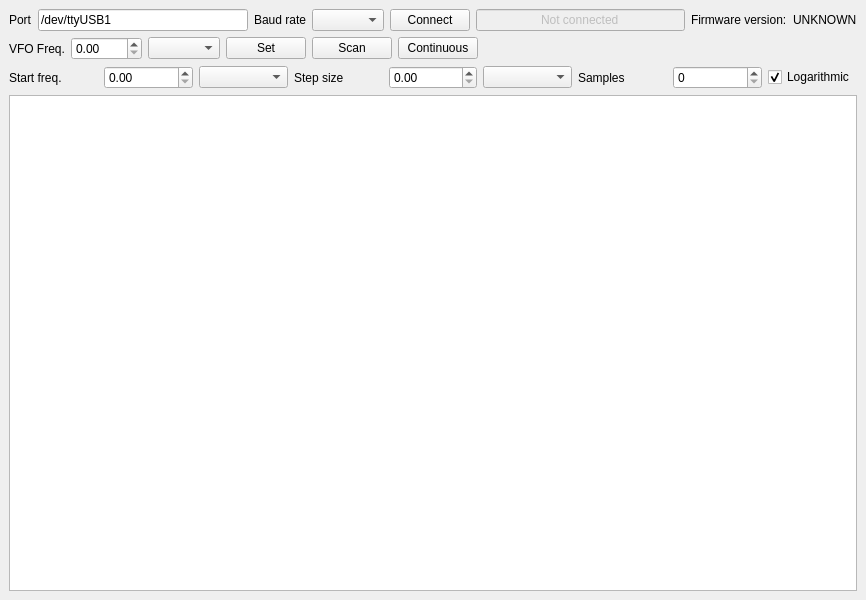
<?xml version="1.0" encoding="UTF-8"?>
<ui version="4.0">
 <class>MainWindow</class>
 <widget class="QMainWindow" name="MainWindow">
  <property name="geometry">
   <rect>
    <x>0</x>
    <y>0</y>
    <width>866</width>
    <height>600</height>
   </rect>
  </property>
  <property name="windowTitle">
   <string>D6 client</string>
  </property>
  <property name="autoFillBackground">
   <bool>false</bool>
  </property>
  <widget class="QWidget" name="centralwidget">
   <property name="autoFillBackground">
    <bool>false</bool>
   </property>
   <layout class="QGridLayout" name="gridLayout">
    <item row="0" column="0">
     <layout class="QVBoxLayout" name="verticalLayout">
      <item>
       <layout class="QHBoxLayout" name="horizontalLayout_2">
        <item>
         <widget class="QLabel" name="portLabel">
          <property name="text">
           <string>Port</string>
          </property>
         </widget>
        </item>
        <item>
         <widget class="QLineEdit" name="portDevice">
          <property name="text">
           <string>/dev/ttyUSB1</string>
          </property>
         </widget>
        </item>
        <item>
         <widget class="QLabel" name="baudRateLabel">
          <property name="text">
           <string>Baud rate</string>
          </property>
         </widget>
        </item>
        <item>
         <widget class="QComboBox" name="baudRate"/>
        </item>
        <item>
         <widget class="QPushButton" name="connectButton">
          <property name="text">
           <string>Connect</string>
          </property>
         </widget>
        </item>
        <item>
         <widget class="QLineEdit" name="connStatus">
          <property name="enabled">
           <bool>false</bool>
          </property>
          <property name="sizePolicy">
           <sizepolicy hsizetype="MinimumExpanding" vsizetype="Fixed">
            <horstretch>0</horstretch>
            <verstretch>0</verstretch>
           </sizepolicy>
          </property>
          <property name="text">
           <string>Not connected</string>
          </property>
          <property name="alignment">
           <set>Qt::AlignCenter</set>
          </property>
         </widget>
        </item>
        <item>
         <widget class="QLabel" name="firmwareVersionLabel">
          <property name="text">
           <string>Firmware version:</string>
          </property>
         </widget>
        </item>
        <item>
         <widget class="QLabel" name="firmwareVersion">
          <property name="text">
           <string>UNKNOWN</string>
          </property>
         </widget>
        </item>
       </layout>
      </item>
      <item>
       <layout class="QHBoxLayout" name="horizontalLayout_4">
        <item>
         <widget class="QLabel" name="vfoLabel">
          <property name="enabled">
           <bool>true</bool>
          </property>
          <property name="text">
           <string>VFO Freq.</string>
          </property>
         </widget>
        </item>
        <item>
         <widget class="QDoubleSpinBox" name="vfoFreq">
          <property name="maximum">
           <double>9999.989999999999782</double>
          </property>
         </widget>
        </item>
        <item>
         <widget class="QComboBox" name="vfoUnitsComboBox"/>
        </item>
        <item>
         <widget class="QPushButton" name="setVFOButton">
          <property name="text">
           <string>Set</string>
          </property>
         </widget>
        </item>
        <item>
         <widget class="QPushButton" name="scanButton">
          <property name="text">
           <string>Scan</string>
          </property>
         </widget>
        </item>
        <item>
         <widget class="QPushButton" name="continuousScanButton">
          <property name="text">
           <string>Continuous</string>
          </property>
         </widget>
        </item>
        <item>
         <spacer name="horizontalSpacer">
          <property name="orientation">
           <enum>Qt::Horizontal</enum>
          </property>
          <property name="sizeHint" stdset="0">
           <size>
            <width>40</width>
            <height>20</height>
           </size>
          </property>
         </spacer>
        </item>
       </layout>
      </item>
      <item>
       <layout class="QHBoxLayout" name="horizontalLayout_3">
        <item>
         <widget class="QLabel" name="startFreqLabel">
          <property name="text">
           <string>Start freq.</string>
          </property>
         </widget>
        </item>
        <item>
         <widget class="QDoubleSpinBox" name="startFreq">
          <property name="maximum">
           <double>9999.989999999999782</double>
          </property>
         </widget>
        </item>
        <item>
         <widget class="QComboBox" name="startFreqComboBox"/>
        </item>
        <item>
         <widget class="QLabel" name="stepSizeLabel">
          <property name="text">
           <string>Step size</string>
          </property>
         </widget>
        </item>
        <item>
         <widget class="QDoubleSpinBox" name="stepSize">
          <property name="maximum">
           <double>9999.989999999999782</double>
          </property>
         </widget>
        </item>
        <item>
         <widget class="QComboBox" name="stepSizeComboBox"/>
        </item>
        <item>
         <widget class="QLabel" name="samplesLabel">
          <property name="text">
           <string>Samples</string>
          </property>
         </widget>
        </item>
        <item>
         <widget class="QSpinBox" name="samples">
          <property name="maximum">
           <number>9999</number>
          </property>
         </widget>
        </item>
        <item>
         <widget class="QCheckBox" name="logCheckBox">
          <property name="text">
           <string>Logarithmic</string>
          </property>
          <property name="checked">
           <bool>true</bool>
          </property>
         </widget>
        </item>
       </layout>
      </item>
      <item>
       <widget class="QChartView" name="fftView"/>
      </item>
     </layout>
    </item>
   </layout>
  </widget>
  <widget class="QMenuBar" name="menubar">
   <property name="geometry">
    <rect>
     <x>0</x>
     <y>0</y>
     <width>866</width>
     <height>22</height>
    </rect>
   </property>
  </widget>
 </widget>
 <customwidgets>
  <customwidget>
   <class>QChartView</class>
   <extends>QGraphicsView</extends>
   <header>QtCharts</header>
  </customwidget>
 </customwidgets>
 <resources/>
 <connections/>
</ui>
